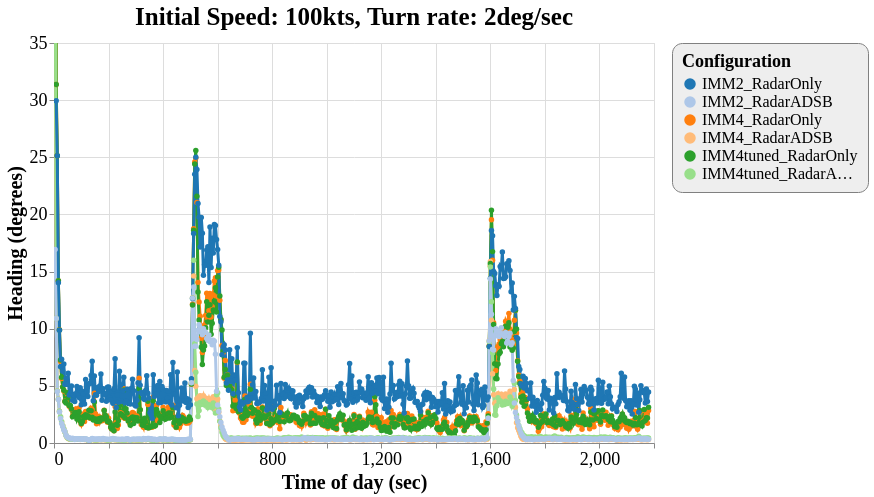

Vega-Lite specification for this chart:
### Vega-Lite specification from a JSON file in a GitHub repository (floating-point values rounded to 4 significant figures; data arrays with more than 128 entries replaced by an {"elided": "..."} marker saying what was removed)
{"config": {"view": {"continuousWidth": 600, "continuousHeight": 400}, "axisX": {"labelFontSize": 18, "titleFontSize": 20}, "axisY": {"labelFontSize": 18, "titleFontSize": 20}, "font": "Times New Roman", "legend": {"cornerRadius": 10, "fillColor": "#EEEEEE", "labelFontSize": 16, "padding": 10, "strokeColor": "gray", "titleFontSize": 18}, "title": {"fontSize": 25}}, "data": {"name": "data-d99a1105cc3c3faa088cc8c50333a068"}, "mark": {"type": "line", "point": true, "strokeWidth": 3}, "encoding": {"color": {"type": "ordinal", "field": "config", "scale": {"scheme": "category20"}, "sort": ["IMM2_RadarOnly", "IMM2_RadarADSB", "IMM4_RadarOnly", "IMM4_RadarADSB", "IMM4tuned_RadarOnly", "IMM4tuned_RadarADSB"], "title": "Configuration"}, "x": {"type": "quantitative", "field": "time", "title": "Time of day (sec)"}, "y": {"type": "quantitative", "field": "rmse_hdg", "scale": {"domain": [0, 35], "zero": false}, "title": "Heading (degrees)"}}, "selection": {"selector046": {"type": "interval", "bind": "scales", "encodings": ["x", "y"]}}, "title": "Initial Speed: 100kts, Turn rate: 2deg/sec", "$schema": "https://vega.github.io/schema/vega-lite/v4.8.1.json", "datasets": {"data-d99a1105cc3c3faa088cc8c50333a068": {"elided": "3269 records"}}}
